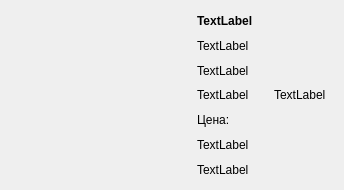
<?xml version="1.0" encoding="UTF-8"?>
<ui version="4.0">
 <class>ProductFrame</class>
 <widget class="QFrame" name="ProductFrame">
  <property name="geometry">
   <rect>
    <x>0</x>
    <y>0</y>
    <width>344</width>
    <height>190</height>
   </rect>
  </property>
  <property name="windowTitle">
   <string>Frame</string>
  </property>
  <layout class="QHBoxLayout" name="horizontalLayout">
   <item alignment="Qt::AlignmentFlag::AlignVCenter">
    <widget class="QLabel" name="img_lbl">
     <property name="sizePolicy">
      <sizepolicy hsizetype="Fixed" vsizetype="Preferred">
       <horstretch>0</horstretch>
       <verstretch>0</verstretch>
      </sizepolicy>
     </property>
     <property name="minimumSize">
      <size>
       <width>180</width>
       <height>150</height>
      </size>
     </property>
     <property name="maximumSize">
      <size>
       <width>180</width>
       <height>150</height>
      </size>
     </property>
     <property name="text">
      <string/>
     </property>
    </widget>
   </item>
   <item>
    <layout class="QVBoxLayout" name="verticalLayout">
     <item>
      <widget class="QLabel" name="name_cat_lbl">
       <property name="font">
        <font>
         <bold>true</bold>
        </font>
       </property>
       <property name="text">
        <string>TextLabel</string>
       </property>
      </widget>
     </item>
     <item>
      <widget class="QLabel" name="desc_lbl">
       <property name="text">
        <string>TextLabel</string>
       </property>
      </widget>
     </item>
     <item>
      <widget class="QLabel" name="manuf_lbl">
       <property name="text">
        <string>TextLabel</string>
       </property>
      </widget>
     </item>
     <item>
      <widget class="QLabel" name="supplier_lbl">
       <property name="text">
        <string>TextLabel</string>
       </property>
      </widget>
     </item>
     <item>
      <layout class="QHBoxLayout" name="horizontalLayout_2">
       <item alignment="Qt::AlignmentFlag::AlignLeft">
        <widget class="QLabel" name="price_lbl">
         <property name="text">
          <string>Цена: </string>
         </property>
        </widget>
       </item>
      </layout>
     </item>
     <item>
      <widget class="QLabel" name="unit_lbl">
       <property name="text">
        <string>TextLabel</string>
       </property>
      </widget>
     </item>
     <item>
      <widget class="QLabel" name="stock_lbl">
       <property name="text">
        <string>TextLabel</string>
       </property>
      </widget>
     </item>
    </layout>
   </item>
   <item alignment="Qt::AlignmentFlag::AlignHCenter|Qt::AlignmentFlag::AlignVCenter">
    <widget class="QLabel" name="discount_lbl">
     <property name="text">
      <string>TextLabel</string>
     </property>
    </widget>
   </item>
  </layout>
 </widget>
 <resources/>
 <connections/>
</ui>
